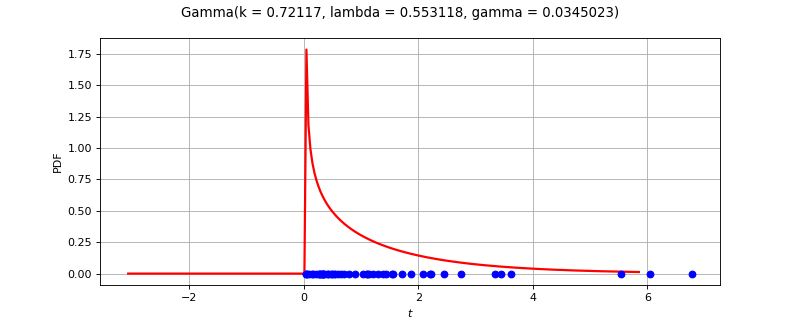

Generate this figure with Python:
import openturns as ot
from matplotlib import pyplot as plt
from openturns.viewer import View
ot.RandomGenerator.SetSeed(0)
factory = ot.GammaFactory()
ref = factory.build()
dimension = ref.getDimension()
if dimension <= 2:
    sample = ref.getSample(50)
    distribution = factory.build(sample)
    if dimension == 1:
        distribution.setDescription(['$t$'])
        pdf_graph = distribution.drawPDF(256)
        cloud = ot.Cloud(sample, ot.Sample(sample.getSize(), 1))
        cloud.setColor('blue')
        cloud.setPointStyle('fcircle')
        pdf_graph.add(cloud)
        pdf_graph.setTitle(str(distribution))
        fig = plt.figure(figsize=(10, 4))
        pdf_axis = fig.add_subplot(111)
        View(pdf_graph, figure=fig, axes=[pdf_axis], add_legend=False)
    else:
        sample = ref.getSample(500)
        distribution.setDescription(['$t_0$', '$t_1$'])
        pdf_graph = distribution.drawPDF([256]*2)
        cloud = ot.Cloud(sample)
        cloud.setColor('red')
        cloud.setPointStyle('fcircle')
        pdf_graph.add(cloud)
        pdf_graph.setTitle(str(distribution))
        fig = plt.figure(figsize=(10, 4))
        pdf_axis = fig.add_subplot(111)
        View(pdf_graph, figure=fig, axes=[pdf_axis], add_legend=False, square_axes=True)
